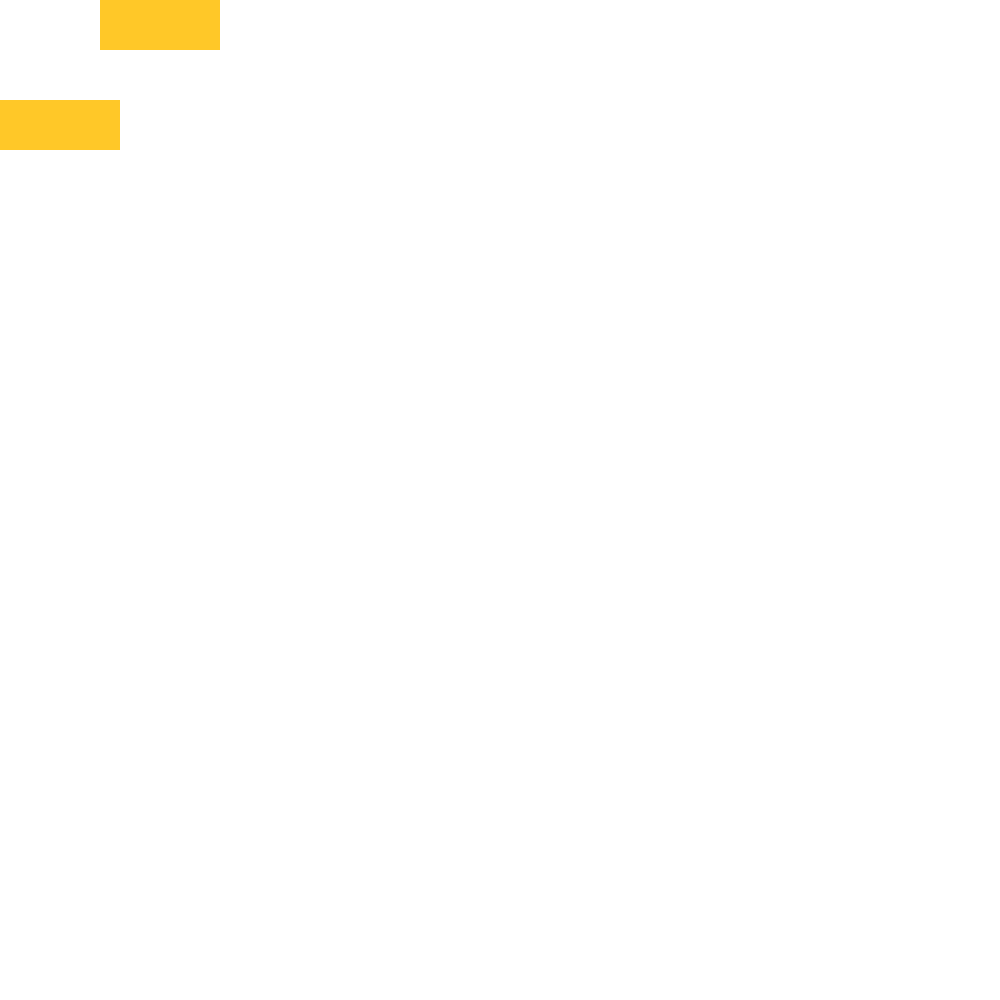
Frame 1 (no input)
Frame 60 (the mouse pressed at the canvas centre just before this capture): identical to frame 1, image omitted
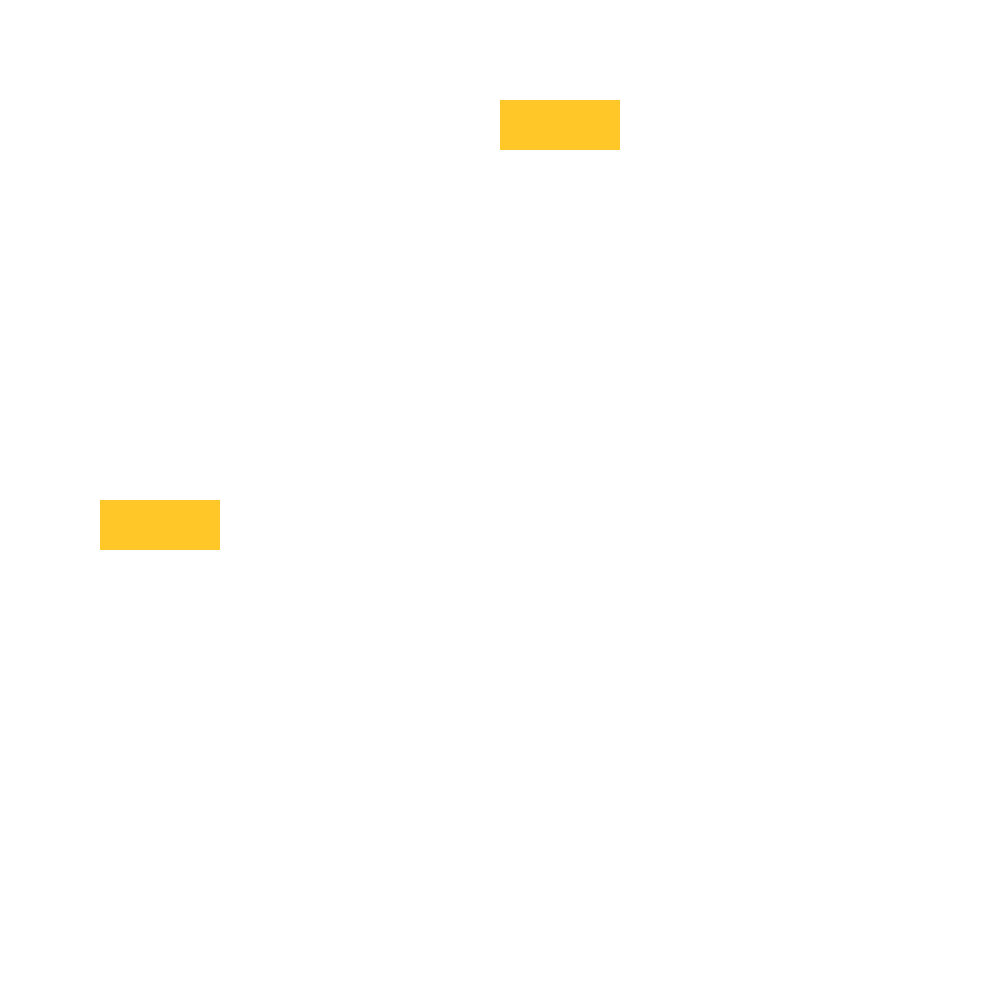
Frame 120 (the mouse held since frame 60 and released just before this capture)

The Processing sketch that drew these frames (run headless with seeded random() and noise(); from frame 60 on, the mouse is pressed at the canvas centre):

// Processing sketch: Mpvimiento
// ── Mpvimiento.pde
void setup(){
  size(1000,1000);
  
}

void draw(){
  background(255);
  fill(255, 200, 40);
  noStroke();
  //ellipse(mouseX, mouseY, 100, 100); //se mueve a donde vaya el mouse
  //triangle(mouseX, mouseY, 100, 100, 500, 500); //se mueve solo la esquina con (mouseX/Y)
  rect(mouseX, 100, 120, 50); //solo se mueve horizontalmente
  rect(100, mouseY, 120, 50); //solo se mueve verticalmente
}
